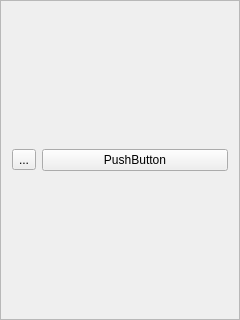
<?xml version="1.0" encoding="UTF-8"?>
<ui version="4.0">
 <class>Frame</class>
 <widget class="QFrame" name="Frame">
  <property name="geometry">
   <rect>
    <x>0</x>
    <y>0</y>
    <width>240</width>
    <height>320</height>
   </rect>
  </property>
  <property name="windowTitle">
   <string>Frame</string>
  </property>
  <property name="frameShape">
   <enum>QFrame::StyledPanel</enum>
  </property>
  <property name="frameShadow">
   <enum>QFrame::Raised</enum>
  </property>
  <layout class="QHBoxLayout" name="horizontalLayout">
   <item>
    <widget class="QToolButton" name="toolButton">
     <property name="text">
      <string>...</string>
     </property>
     <property name="icon">
      <iconset>
       <normaloff>../../../../../Downloads/1ff9e9ef-3946-407d-bd4b-9891657be490.jpeg</normaloff>../../../../../Downloads/1ff9e9ef-3946-407d-bd4b-9891657be490.jpeg</iconset>
     </property>
    </widget>
   </item>
   <item>
    <widget class="QPushButton" name="pushButton">
     <property name="text">
      <string>PushButton</string>
     </property>
    </widget>
   </item>
  </layout>
 </widget>
 <resources/>
 <connections/>
</ui>
